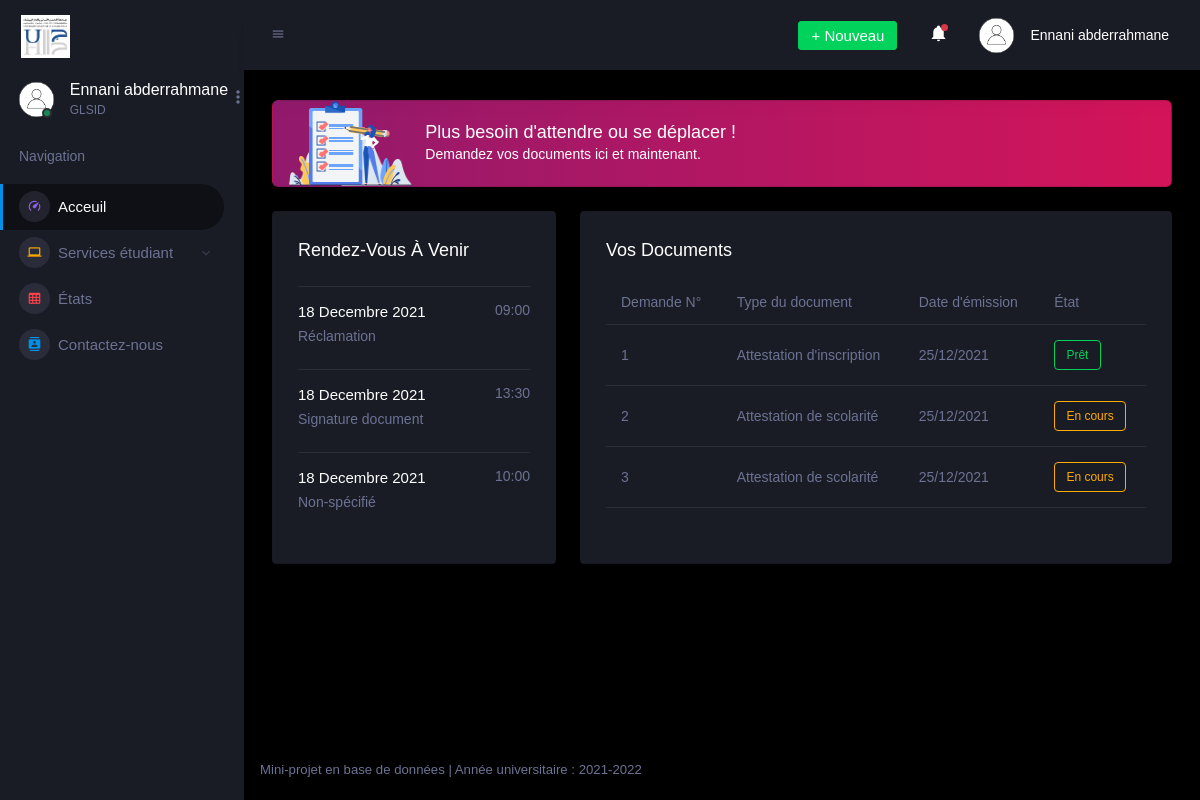
The page /Dashboard/student/index.php (signed in) on the database its author committed.
### tables this page shows
CREATE TABLE `etudiant` (
  `IDETUD` varchar(50) NOT NULL,
  `CINE` varchar(50) NOT NULL,
  `NOMETU` varchar(80) DEFAULT NULL,
  `PRENOMETUD` varchar(80) DEFAULT NULL,
  `idFiliere` int(11) DEFAULT NULL,
  `EmailEtud` varchar(100) NOT NULL,
  `PassEtud` varchar(100) NOT NULL,
  `statutCmp` tinyint(1) NOT NULL,
  `PAYS` varchar(100) DEFAULT NULL,
  `VILLE` varchar(100) DEFAULT NULL,
  `ADRESSE` varchar(100) DEFAULT NULL,
  `DATENAISSANCE` date DEFAULT NULL,
  `SEXE` char(1) NOT NULL
);

CREATE TABLE `filiere` (
  `idFiliere` int(11) NOT NULL,
  `filiere` varchar(50) NOT NULL,
  `idDepartement` varchar(5) NOT NULL
);

CREATE TABLE `rdv` (
  `IDRDV` int(11) NOT NULL,
  `IDETUD` varchar(50) NOT NULL,
  `IDTYPERDV` int(11) NOT NULL,
  `DATERDV` date DEFAULT NULL,
  `STATUS` tinyint(1) DEFAULT NULL,
  `HEURERDV` varchar(15) DEFAULT NULL
);

CREATE TABLE `typerdv` (
  `IDTYPERDV` int(11) NOT NULL,
  `INTITULETYPERDV` varchar(100) DEFAULT NULL
);

CREATE TABLE `documentextrait` (
  `IDDOC` int(11) NOT NULL,
  `IDETUD` varchar(50) NOT NULL,
  `IDTYPEDOC` int(11) NOT NULL,
  `DATEREDACTION` date DEFAULT NULL,
  `STATUS` varchar(50) DEFAULT NULL
);

CREATE TABLE `typedocument` (
  `IDTYPEDOC` int(11) NOT NULL,
  `INTITULETYPE` varchar(100) DEFAULT NULL
);

### Dashboard/student/data/function.php (called while the page is built, shortened)
<?php
function functions($type,$id){
    $sql["user"]="select NOMETU, PRENOMETUD, filiere from etudiant LEFT JOIN filiere ON etudiant.idFiliere=filiere.idFiliere where IDETUD=\"$id\"";
    $sql["userData"]="SELECT NOMETU,PRENOMETUD,SEXE,DATENAISSANCE,CINE, IDETUD, filiere, idDepartement, ADRESSE, VILLE, PAYS FROM etudiant LEFT JOIN filiere ON etudiant.idFiliere=filiere.idFiliere WHERE IDETUD=\"$id\"";
    $sql["loadRdv"]="SELECT DATERDV, INTITULETYPERDV, `HEURERDV` FROM rdv LEFT JOIN typerdv ON rdv.`IDTYPERDV`=typerdv.`IDTYPERDV` WHERE `STATUS`=0 AND IDETUD=\"$id\" LIMIT 3";
    $sql["loadRdvExt"]="SELECT DATERDV, INTITULETYPERDV, `HEURERDV`,`STATUS` FROM rdv LEFT JOIN typerdv ON rdv.`IDTYPERDV`=typerdv.`IDTYPERDV` WHERE IDETUD=\"$id\"";
    $sql["loadDoc"]="SELECT IDDOC,INTITULETYPE, DATEREDACTION, STATUS FROM documentextrait LEFT JOIN typedocument ON documentextrait.IDTYPEDOC=typedocument.IDTYPEDOC WHERE IDETUD=\"$id\" ORDER BY IDDOC LIMIT 3";
    $sql["loadDocExt"]="SELECT IDDOC,INTITULETYPE, DATEREDACTION, STATUS FROM documentextrait LEFT JOIN typedocument ON documentextrait.IDTYPEDOC=typedocument.IDTYPEDOC WHERE IDETUD=\"$id\" ORDER BY IDDOC";
    $sql["loadDocDepo"]="SELECT IDDOCDEPO, LIBELLE, STATUS, DATEDEPO FROM documentdepose WHERE IDETUD=\"$id\"";
    $sql["getLastDocReady"]="SELECT IDDOC FROM documentextrait WHERE IDETUD=\"$id\" AND STATUS=0 ORDER BY DATEREDACTION DESC LIMIT 2";
    $sql["getDocList"]="SELECT * FROM typedocument";
    return $sql[$type];
}
function exeFunc($type,$id){
    $result = mysqli_query($conex, functions($type,$id));
    return $result;
}
function longDate($date){
    $dateArr=explode("-",$date);
    return $dateArr[2]."/".$dateArr[1]."/".$dateArr[0];
}
function sqlDateToHTML($date){
    $dateArr=explode("-",$date);
    $sYear=$dateArr[0];
    switch (intval($dateArr[1])) {
          case 12:
            $sMonth = "Decembre";
            break;
        }
    $sDay=$dateArr[2];
    return $sDay." ".$sMonth." ".$sYear;
}
?>

### Dashboard/student/index.php (the view, shortened to what this page needs)
<?php
if (isset($_SESSION['email']) and isset($_SESSION['idEt'])) {
  require('data/function.php');
  $result = exeFunc("user", $_SESSION['idEt']);
  if ($result->num_rows > 0) {
    $data = $result->fetch_assoc();
?>
    <!DOCTYPE html>
    <html lang="fr">
    <head>
      <link rel="stylesheet" href="assets/vendors/mdi/css/materialdesignicons.min.css">
      <link rel="stylesheet" href="assets/vendors/css/vendor.bundle.base.css">
      <link rel="stylesheet" href="assets/vendors/owl-carousel-2/owl.carousel.min.css">
      <link rel="stylesheet" href="assets/vendors/owl-carousel-2/owl.theme.default.min.css">
      <link rel="stylesheet" href="assets/css/style.css">
    </head>
    <body>
      <div class="container-scroller">
        <nav class="sidebar sidebar-offcanvas" id="sidebar">
          <div class="sidebar-brand-wrapper d-none d-lg-flex align-items-center justify-content-center fixed-top">
            <a class="sidebar-brand brand-logo" href="index.php"><img src="assets/images/logo.png" alt="logo" /></a>
          </div>
          <ul class="nav">
            <li class="nav-item profile">
              <div class="profile-desc">
                <div class="profile-pic">
                  <div class="count-indicator">
                    <img class="img-xs rounded-circle " src="assets/images/user.png" alt="">
                    <span class="count bg-success"></span>
                  </div>
                  <div class="profile-name">
                    <h5 class="mb-0 font-weight-normal"><?= $data['NOMETU'] . ' ' . $data['PRENOMETUD'] ?></h5>
                    <span><?= $data['filiere']?></span>
                  </div>
                </div>
                <a href="#" id="profile-dropdown" data-bs-toggle="dropdown"><i class="mdi mdi-dots-vertical"></i></a>
              </div>
            </li>
            <li class="nav-item nav-category">
              <span class="nav-link">Navigation</span>
            </li>
            <li class="nav-item menu-items">
              <a class="nav-link" href="index.php">
                <span class="menu-icon">
                  <i class="mdi mdi-speedometer"></i>
                </span>
                <span class="menu-title">Acceuil</span>
              </a>
            </li>
            <li class="nav-item menu-items">
              <a class="nav-link" data-bs-toggle="collapse" href="#ui-basic" aria-expanded="false" aria-controls="ui-basic">
                <span class="menu-icon">
                  <i class="mdi mdi-laptop"></i>
                </span>
                <span class="menu-title">Services étudiant</span>
                <i class="menu-arrow"></i>
              </a>
            </li>
            <li class="nav-item menu-items">
              <a class="nav-link" href="pages/status.php">
                <span class="menu-icon">
                  <i class="mdi mdi-table-large"></i>
                </span>
                <span class="menu-title">États</span>
              </a>
            </li>
            <li class="nav-item menu-items">
              <a class="nav-link" href="pages/contact.php">
                <span class="menu-icon">
                  <i class="mdi mdi-contacts"></i>
                </span>
                <span class="menu-title">Contactez-nous</span>
              </a>
            </li>
          </ul>
        </nav>
        <div class="container-fluid page-body-wrapper">
          <nav class="navbar p-0 fixed-top d-flex flex-row">
            <div class="navbar-menu-wrapper flex-row d-flex align-items-stretch">
              <button class="navbar-toggler navbar-toggler align-self-center" type="button" data-toggle="minimize">
                <span class="mdi mdi-menu"></span>
              </button>
              <ul class="navbar-nav navbar-nav-right">
                <li class="nav-item dropdown d-none d-lg-block">
                  <a class="nav-link btn btn-success create-new-button" id="createbuttonDropdown" data-bs-toggle="dropdown" aria-expanded="false" href="#">+ Nouveau</a>
                </li>
                <li class="nav-item dropdown border-left">
                  <a class="nav-link count-indicator dropdown-toggle" id="notificationDropdown" href="#" data-bs-toggle="dropdown">
                    <i class="mdi mdi-bell"></i>
                    <span class="count bg-danger"></span>
                  </a>
                </li>
                <li class="nav-item dropdown">
                  <a class="nav-link" id="profileDropdown" href="#" data-bs-toggle="dropdown">
                    <div class="navbar-profile">
                    <img class="img-xs rounded-circle " src="assets/images/user.png" alt="">
                      <p class="mb-0 d-none d-sm-block navbar-profile-name"><?= $data['NOMETU'] . ' ' . $data['PRENOMETUD'] ?></p>
                    </div>
                  </a>
                </li>
              </ul>
            </div>
          </nav>
          <div class="main-panel">
            <div class="content-wrapper">
              <div class="row">
                <div class="col-12 grid-margin stretch-card">
                  <div class="card corona-gradient-card">
                    <div class="card-body py-0 px-0 px-sm-3">
                      <div class="row align-items-center">
                        <div class="col-4 col-sm-3 col-xl-2">
                          <img src="assets/images/dashboard/Group126@2x.png" class="gradient-corona-img img-fluid" alt="">
                        </div>
                        <div class="col-5 col-sm-7 col-xl-8 p-0">
                          <h4 class="mb-1 mb-sm-0">Plus besoin d'attendre ou se déplacer !</h4>
                          <p class="mb-0 font-weight-normal d-none d-sm-block">Demandez vos documents ici et maintenant.</p>
                        </div>
                      </div>
                    </div>
                  </div>
                </div>
              </div>
              <div class="row">
                <div class="col-md-4 grid-margin stretch-card">
                  <div class="card">
                    <div class="card-body">
                      <div class="d-flex flex-row justify-content-between ">
                        <h4 class="card-title mb-4">Rendez-vous à venir</h4>
                      </div>
                      <div class="row">
                        <div class="col-12">
                          <div class="preview-list">
                            <?php
                            $result = exeFunc("loadRdv", $_SESSION['idEt']);
                            if (!mysqli_num_rows($result)) echo "Rien à voir ici";
                            else
                              while ($row = mysqli_fetch_assoc($result)) { ?>
                              <div class="preview-item border-top">
                                <div class="preview-item-content d-sm-flex flex-grow">
                                  <div class="flex-grow">
                                    <h6 class="preview-subject"><?= sqlDateToHTML("{$row['DATERDV']}") ?></script>
                                    </h6>
                                    <p class="text-muted"><?= $row['INTITULETYPERDV'] ?></p>
                                  </div>
                                  <div class="me-auto text-sm-right pt-2 pt-sm-0">
                                    <p class="text-muted"><?= $row['HEURERDV'] ?></p>
                                  </div>
                                </div>
                              </div>
                            <?php } ?>
                          </div>
                        </div>
                      </div>
                    </div>
                  </div>
                </div>
                <div class="col-md-8 grid-margin stretch-card">
                  <div class="card">
                    <div class="card-body">
                      <h4 class="card-title">Vos documents</h4>
                      <div class="table-responsive">
                        <table class="table">
                          <thead>
                            <tr>
                              <th> Demande N° </th>
                              <th> Type du document </th>
                              <th> Date d'émission </th>
                              <th> État </th>
                            </tr>
                          </thead>
                          <tbody>
                            <?php
                            $result = exeFunc("loadDoc", $_SESSION['idEt']);
                            if (!mysqli_num_rows($result)) echo "Rien à voir ici";
                            else
                              while ($row = mysqli_fetch_assoc($result)) { ?>
                              <tr>
                                <td> <?= $row['IDDOC'] ?> </td>
                                <td> <?= $row['INTITULETYPE'] ?> </td>
                                <td> <?= longDate($row['DATEREDACTION']) ?> </td>
                                <td>
                                  <?php if ($row['STATUS'] == 0) {
                                   echo "<div class='badge badge-outline-success'>Prêt</div>";
                                   } else if ($row['STATUS'] == 1) {
                                    echo " <div class='badge badge-outline-warning'>En cours</div>";
                                   }else{
                                    echo " <div class='badge badge-outline-danger'>En cours</div>";
                                   }
                                    ?>
                                </td>
                              </tr>
                            <?php } ?>
                          </tbody>
                        </table>
                      </div>
                    </div>
                  </div>
                </div>
              </div>
            </div>
            <footer class="footer">
              <div class="d-sm-flex justify-content-center justify-content-sm-between">
                <span class="text-muted d-block text-center text-sm-left d-sm-inline-block">Mini-projet en base de données | Année universitaire : 2021-2022</span>
              </div>
            </footer>
          </div>
        </div>
      </div>
    </body>
    </html>
<?php
  }
} else {
  header("location:../../identifier.php");
}
?>

### rows shown on the page
etudiant: NOMETU "Ennani", PRENOMETUD "abderrahmane", idFiliere.filiere "GLSID"
rdv: DATERDV "18 Decembre 2021", IDTYPERDV.INTITULETYPERDV "Réclamation", HEURERDV "09:00"
rdv: DATERDV "18 Decembre 2021", IDTYPERDV.INTITULETYPERDV "Signature document", HEURERDV "13:30"
rdv: DATERDV "18 Decembre 2021", IDTYPERDV.INTITULETYPERDV "Non-spécifié", HEURERDV "10:00"
documentextrait: IDDOC "1", IDTYPEDOC.INTITULETYPE "Attestation d'inscription", DATEREDACTION "25/12/2021", STATUS "Prêt"
documentextrait: IDDOC "2", IDTYPEDOC.INTITULETYPE "Attestation de scolarité", DATEREDACTION "25/12/2021", STATUS "En cours"
documentextrait: IDDOC "3", IDTYPEDOC.INTITULETYPE "Attestation de scolarité", DATEREDACTION "25/12/2021", STATUS "En cours"
